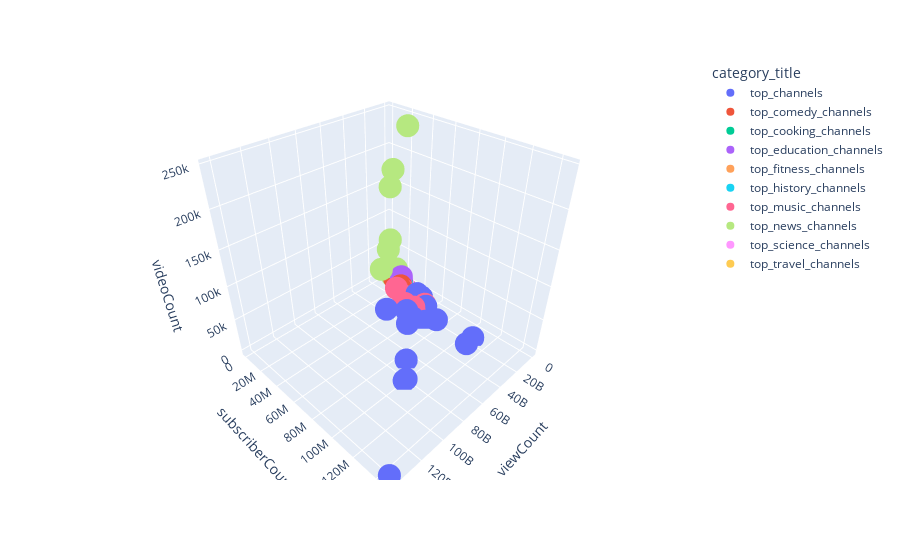

This figure's notebook cell:
### Code cell
# plot the clusters on a 3d plot
import plotly.express as px

fig = px.scatter_3d(all_channels, x='viewCount', y='subscriberCount', z='videoCount', color='category_title')
fig.show()

### Figure 1 — Plotly figure (JSON) as saved in the notebook; plotly's stock layout.template omitted (floating-point values rounded to 4 significant figures)
{"data": [{"hovertemplate": "category_title=top_channels<br>viewCount=%{x}<br>subscriberCount=%{y}<br>videoCount=%{z}<extra></extra>", "legendgroup": "top_channels", "marker": {"color": "#636efa", "symbol": "circle"}, "mode": "markers", "name": "top_channels", "scene": "scene", "showlegend": true, "type": "scatter3d", "x": [142468175305, 85183017773, 83311249514, 72222883101, 69985080921, 59357635537, 34102257505, 30013904671, 29118070497, 28570510467, 28469930227, 26581134599, 24541103322, 24468253072, 22606534238, 18120591612, 15051897307, 12444429054, 10243824899, 8830680996], "y": [146000000, 102000000, 102000000, 91600000, 89200000, 58100000, 61800000, 51100000, 70400000, 111000000, 52600000, 49200000, 54000000, 77900000, 52000000, 109000000, 58300000, 46900000, 44100000, 47800000], "z": [811, 729, 1030, 64797, 498, 39628, 2486, 576, 248, 4514, 258, 194, 140, 5759, 146, 731, 304, 49, 4873, 673]}, {"hovertemplate": "category_title=top_comedy_channels<br>viewCount=%{x}<br>subscriberCount=%{y}<br>videoCount=%{z}<extra></extra>", "legendgroup": "top_comedy_channels", "marker": {"color": "#EF553B", "symbol": "circle"}, "mode": "markers", "name": "top_comedy_channels", "scene": "scene", "showlegend": true, "type": "scatter3d", "x": [16489352119, 10215915230, 7376426348, 4999570389, 4280678727, 3878829743, 3471359510, 2601132326, 2263525696, 1771031767], "y": [30300000, 24900000, 14600000, 17700000, 19500000, 14400000, 14600000, 17300000, 16200000, 19800000], "z": [8168, 1406, 3316, 154, 567, 461, 869, 189, 362, 250]}, {"hovertemplate": "category_title=top_cooking_channels<br>viewCount=%{x}<br>subscriberCount=%{y}<br>videoCount=%{z}<extra></extra>", "legendgroup": "top_cooking_channels", "marker": {"color": "#00cc96", "symbol": "circle"}, "mode": "markers", "name": "top_cooking_channels", "scene": "scene", "showlegend": true, "type": "scatter3d", "x": [5563502938, 2418112820, 1666837397, 888257555, 882817587, 863099573, 679293948, 642625761, 562416182, 383114517], "y": [21000000, 9900000, 6130000, 4910000, 2640000, 5740000, 6120000, 3870000, 6890000, 5320000], "z": [4372, 557, 1369, 493, 1752, 1798, 480, 1747, 422, 38]}, {"hovertemplate": "category_title=top_education_channels<br>viewCount=%{x}<br>subscriberCount=%{y}<br>videoCount=%{z}<extra></extra>", "legendgroup": "top_education_channels", "marker": {"color": "#ab63fa", "symbol": "circle"}, "mode": "markers", "name": "top_education_channels", "scene": "scene", "showlegend": true, "type": "scatter3d", "x": [5313220857, 3381788753, 3351014609, 2471180324, 2007495792, 1866220335, 1737086652, 1652302178, 1469460276, 1440591844], "y": [20700000, 17800000, 12500000, 8320000, 7550000, 13000000, 14100000, 7280000, 6130000, 5570000], "z": [9939, 1973, 1450, 860, 8346, 340, 1452, 3129, 933, 1374]}, {"hovertemplate": "category_title=top_fitness_channels<br>viewCount=%{x}<br>subscriberCount=%{y}<br>videoCount=%{z}<extra></extra>", "legendgroup": "top_fitness_channels", "marker": {"color": "#FFA15A", "symbol": "circle"}, "mode": "markers", "name": "top_fitness_channels", "scene": "scene", "showlegend": true, "type": "scatter3d", "x": [2011288007, 1255108574, 942939712, 900355080, 602906424, 536947045, 302737660, 222337247, 170350424, 131027169], "y": [7600000, 6660000, 6020000, 4300000, 2720000, 3240000, 3640000, 2080000, 2350000, 1920000], "z": [1091, 958, 1563, 490, 1826, 694, 275, 430, 411, 251]}, {"hovertemplate": "category_title=top_history_channels<br>viewCount=%{x}<br>subscriberCount=%{y}<br>videoCount=%{z}<extra></extra>", "legendgroup": "top_history_channels", "marker": {"color": "#19d3f3", "symbol": "circle"}, "mode": "markers", "name": "top_history_channels", "scene": "scene", "showlegend": true, "type": "scatter3d", "x": [3435765658, 1087509237, 984667385, 912902296, 564734731, 331855222, 175233908, 106661887, 85826404, 38726149], "y": [10900000, 4050000, 4420000, 6900000, 2040000, 2160000, 1430000, 895000, 711000, 590000], "z": [8638, 624, 1011, 29, 455, 242, 88, 82, 76, 55]}, {"hovertemplate": "category_title=top_music_channels<br>viewCount=%{x}<br>subscriberCount=%{y}<br>videoCount=%{z}<extra></extra>", "legendgroup": "top_music_channels", "marker": {"color": "#FF6692", "symbol": "circle"}, "mode": "markers", "name": "top_music_channels", "scene": "scene", "showlegend": true, "type": "scatter3d", "x": [28469930227, 26581134599, 24541103322, 24334843620, 22606534238, 20386936170, 17894740372, 13763100048, 13599758367, 12921232637], "y": [52600000, 49200000, 54000000, 43500000, 52000000, 29800000, 35700000, 56000000, 30500000, 37600000], "z": [258, 194, 140, 119, 146, 10940, 97, 403, 2542, 157]}, {"hovertemplate": "category_title=top_news_channels<br>viewCount=%{x}<br>subscriberCount=%{y}<br>videoCount=%{z}<extra></extra>", "legendgroup": "top_news_channels", "marker": {"color": "#B6E880", "symbol": "circle"}, "mode": "markers", "name": "top_news_channels", "scene": "scene", "showlegend": true, "type": "scatter3d", "x": [19981182828, 14201438069, 12731751111, 11995258535, 9745936107, 5901789812, 5684995482, 4315880094, 4089593340, 2997561451], "y": [11200000, 32900000, 14400000, 13800000, 14400000, 5240000, 10000000, 16300000, 13400000, 10900000], "z": [28019, 246686, 156673, 73945, 179447, 46593, 2776, 3740, 16958, 1428]}, {"hovertemplate": "category_title=top_science_channels<br>viewCount=%{x}<br>subscriberCount=%{y}<br>videoCount=%{z}<extra></extra>", "legendgroup": "top_science_channels", "marker": {"color": "#FF97FF", "symbol": "circle"}, "mode": "markers", "name": "top_science_channels", "scene": "scene", "showlegend": true, "type": "scatter3d", "x": [2129399806, 1790254768, 1074535210, 1020971516, 734126790, 542825326, 513233182, 350138531, 349942608, 0], "y": [19500000, 10300000, 10600000, 4400000, 5410000, 2370000, 5580000, 847000, 2040000, 2120000], "z": [166, 445, 359, 1908, 175, 527, 268, 623, 480, 0]}, {"hovertemplate": "category_title=top_travel_channels<br>viewCount=%{x}<br>subscriberCount=%{y}<br>videoCount=%{z}<extra></extra>", "legendgroup": "top_travel_channels", "marker": {"color": "#FECB52", "symbol": "circle"}, "mode": "markers", "name": "top_travel_channels", "scene": "scene", "showlegend": true, "type": "scatter3d", "x": [4423952458, 2215066319, 346822518, 290602187, 180452331, 163749185, 151941207, 126569583, 88299661, 75488060], "y": [7870000, 9360000, 1610000, 1140000, 1150000, 1460000, 1020000, 689000, 542000, 643000], "z": [7425, 1263, 1919, 674, 344, 91, 1266, 427, 257, 400]}], "layout": {"legend": {"title": {"text": "category_title"}, "tracegroupgap": 0}, "margin": {"t": 60}, "scene": {"domain": {"x": [0, 1], "y": [0, 1]}, "xaxis": {"title": {"text": "viewCount"}}, "yaxis": {"title": {"text": "subscriberCount"}}, "zaxis": {"title": {"text": "videoCount"}}}}}
